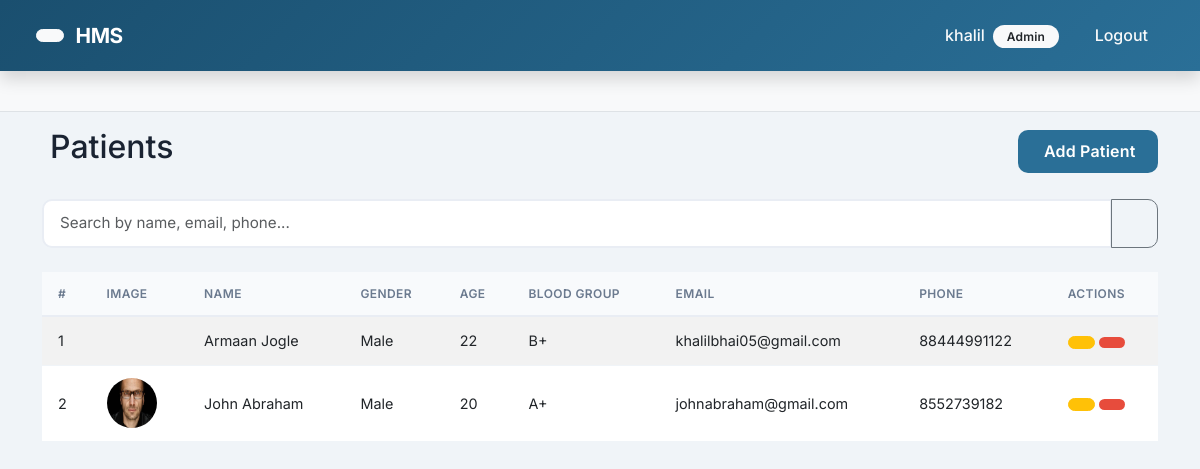
The app's page /patients/ (signed in), older data.
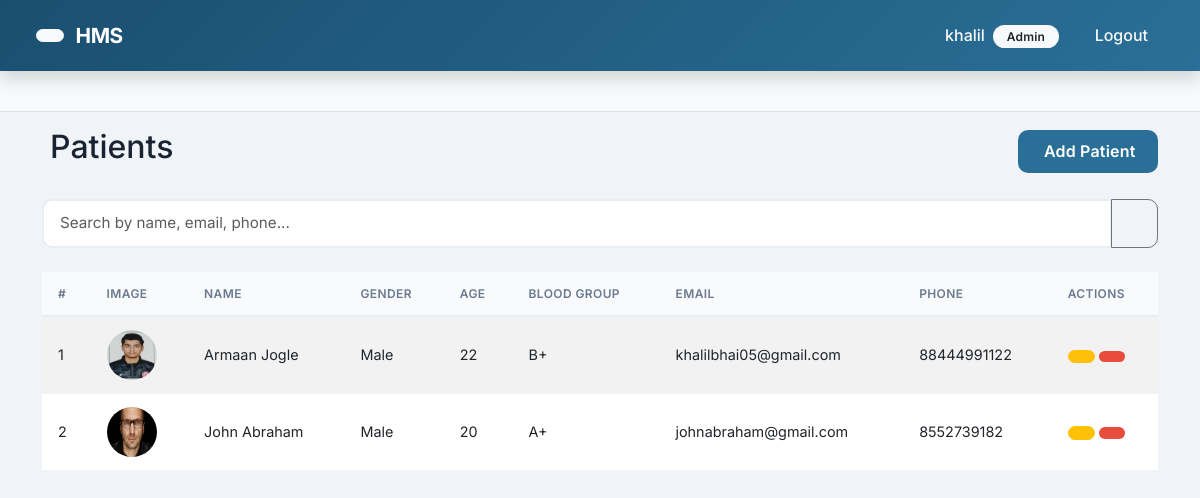
The same page, newer data.
### patients/models.py (models this page shows, shortened)
class Patient(models.Model):
    GENDER_CHOICES = (
        ('M', 'Male'),
        ('F', 'Female'),
        ('O', 'Other'),
    )
    BLOOD_GROUP_CHOICES = (
        ('A+', 'A+'), ('A-', 'A-'),
        ('B+', 'B+'), ('B-', 'B-'),
        ('AB+', 'AB+'), ('AB-', 'AB-'),
        ('O+', 'O+'), ('O-', 'O-'),
    )
    patient_id = models.AutoField(primary_key=True)
    user = models.OneToOneField(User, on_delete=models.CASCADE, related_name='patient_profile')
    first_name = models.CharField(max_length=50)
    last_name = models.CharField(max_length=50)
    gender = models.CharField(max_length=1, choices=GENDER_CHOICES)
    age = models.PositiveIntegerField()
    blood_group = models.CharField(max_length=3, choices=BLOOD_GROUP_CHOICES, blank=True, null=True)
    email = models.EmailField(unique=True)
    phone = models.CharField(max_length=15)
    address = models.TextField(blank=True, null=True)
    profile_image = models.ImageField(upload_to='patient_profiles/', blank=True, null=True)
    created_at = models.DateTimeField(auto_now_add=True)
    class Meta:
        ordering = ['-created_at']

### patients/views.py (the view, shortened to what this page needs)
# urls.py: path('', views.patient_list, name='list'),
@login_required
def patient_list(request):
    if not is_admin(request.user):
        messages.error(request, 'You do not have permission to view this page.')
        return redirect('accounts:patient_dashboard')
    query = request.GET.get('q', '')
    patients = Patient.objects.all().select_related('user')
    paginator = Paginator(patients, 5)
    page_number = request.GET.get('page')
    page_obj = paginator.get_page(page_number)
    context = {'page_obj': page_obj, 'query': query}
    return render(request, 'patients/patient_list.html', context)

### patients/views.py (called while the page is built)
def is_admin(user):
    return hasattr(user, 'profile') and user.profile.role in ['ADMIN','RECEPTIONIST']

### templates/patients/patient_list.html (shortened to what this page needs)
{% extends 'base.html' %}
{% block content %}
<div class="d-flex justify-content-between align-items-center mb-4">
    <h2>Patients</h2>
    <a href="{% url 'patients:add' %}" class="btn btn-primary">
         Add Patient
    </a>
</div>
<form method="get" class="mb-4">
    <div class="input-group">
        <input type="text" name="q" class="form-control" placeholder="Search by name, email, phone..." value="{{ query }}">
        <button class="btn btn-outline-secondary" type="submit"></button>
    </div>
</form>
<div class="table-responsive">
    <table class="table table-striped table-hover align-middle">
        <thead class="table-dark">
            <tr>
                <th>#</th>
                <th>Image</th>
                <th>Name</th>
                <th>Gender</th>
                <th>Age</th>
                <th>Blood Group</th>
                <th>Email</th>
                <th>Phone</th>
                <th>Actions</th>
            </tr>
        </thead>
        <tbody>
            {% for patient in page_obj %}
            <tr>
                <td>{{ forloop.counter|add:page_obj.start_index|add:"-1" }}</td>
                <td>
                    {% if patient.profile_image %}
                        <img src="{{ patient.profile_image.url }}" width="50" height="50" class="rounded-circle">
                    {% else %}
                        <i class="fas fa-user fa-2x text-secondary"></i>
                    {% endif %}
                </td>
                <td>{{ patient.first_name }} {{ patient.last_name }}</td>
                <td>{{ patient.get_gender_display }}</td>
                <td>{{ patient.age }}</td>
                <td>{{ patient.blood_group|default:"—" }}</td>
                <td>{{ patient.email }}</td>
                <td>{{ patient.phone }}</td>
                <td>
                    <a href="{% url 'patients:edit' patient.pk %}" class="btn btn-sm btn-warning"></a>
                    <a href="{% url 'patients:delete' patient.pk %}" class="btn btn-sm btn-danger"></a>
                </td>
            </tr>
            {% empty %}
            <tr><td colspan="9" class="text-center">No patients found.</td></tr>
            {% endfor %}
        </tbody>
    </table>
</div>
{% endblock %}

Row changes from the older to the newer data that the page shows:
changed Patient "Armaan": profile_image: picture added
